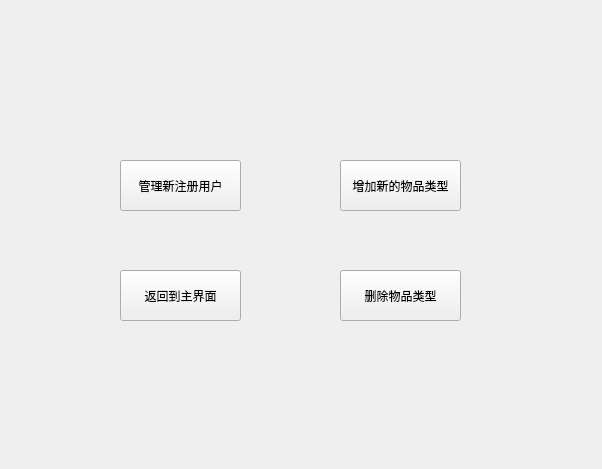
<?xml version="1.0" encoding="UTF-8"?>
<ui version="4.0">
 <class>Form</class>
 <widget class="QWidget" name="Form">
  <property name="geometry">
   <rect>
    <x>0</x>
    <y>0</y>
    <width>602</width>
    <height>469</height>
   </rect>
  </property>
  <property name="windowTitle">
   <string>Form</string>
  </property>
  <widget class="QPushButton" name="pushButton_1">
   <property name="geometry">
    <rect>
     <x>120</x>
     <y>160</y>
     <width>121</width>
     <height>51</height>
    </rect>
   </property>
   <property name="text">
    <string>管理新注册用户</string>
   </property>
  </widget>
  <widget class="QPushButton" name="pushButton_2">
   <property name="geometry">
    <rect>
     <x>340</x>
     <y>160</y>
     <width>121</width>
     <height>51</height>
    </rect>
   </property>
   <property name="text">
    <string>增加新的物品类型</string>
   </property>
  </widget>
  <widget class="QPushButton" name="pushButton_3">
   <property name="geometry">
    <rect>
     <x>120</x>
     <y>270</y>
     <width>121</width>
     <height>51</height>
    </rect>
   </property>
   <property name="text">
    <string>返回到主界面</string>
   </property>
  </widget>
  <widget class="QPushButton" name="pushButton_4">
   <property name="geometry">
    <rect>
     <x>340</x>
     <y>270</y>
     <width>121</width>
     <height>51</height>
    </rect>
   </property>
   <property name="text">
    <string>删除物品类型</string>
   </property>
  </widget>
 </widget>
 <resources/>
 <connections/>
</ui>
